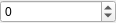
<?xml version="1.0" encoding="UTF-8"?>
<ui version="4.0">
 <class>Form</class>
 <widget class="QWidget" name="Form">
  <property name="geometry">
   <rect>
    <x>0</x>
    <y>0</y>
    <width>116</width>
    <height>22</height>
   </rect>
  </property>
  <property name="windowTitle">
   <string>Form</string>
  </property>
  <layout class="QHBoxLayout" name="horizontalLayout">
   <property name="leftMargin">
    <number>0</number>
   </property>
   <property name="topMargin">
    <number>0</number>
   </property>
   <property name="rightMargin">
    <number>0</number>
   </property>
   <property name="bottomMargin">
    <number>0</number>
   </property>
   <item>
    <widget class="QSpinBox" name="spinbox">
     <property name="minimum">
      <number>-2147483647</number>
     </property>
     <property name="maximum">
      <number>2147483647</number>
     </property>
    </widget>
   </item>
  </layout>
 </widget>
 <resources/>
 <connections/>
</ui>
